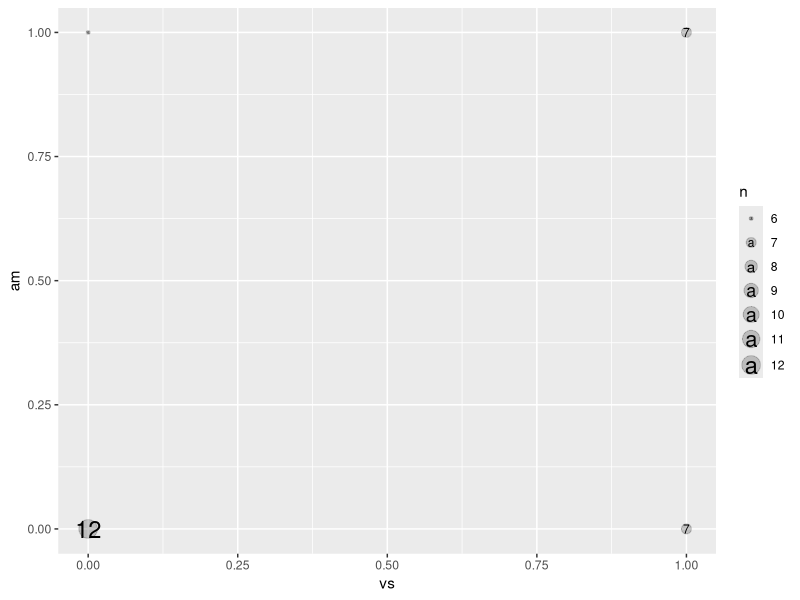
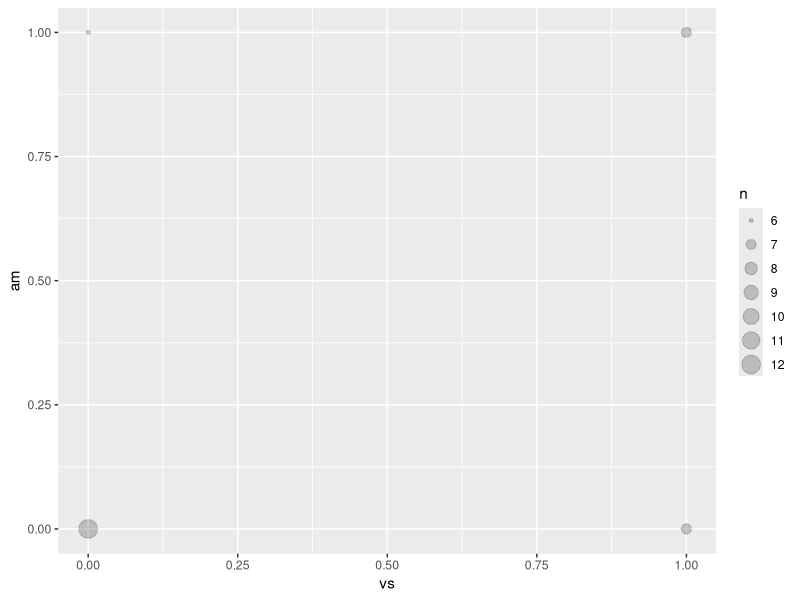
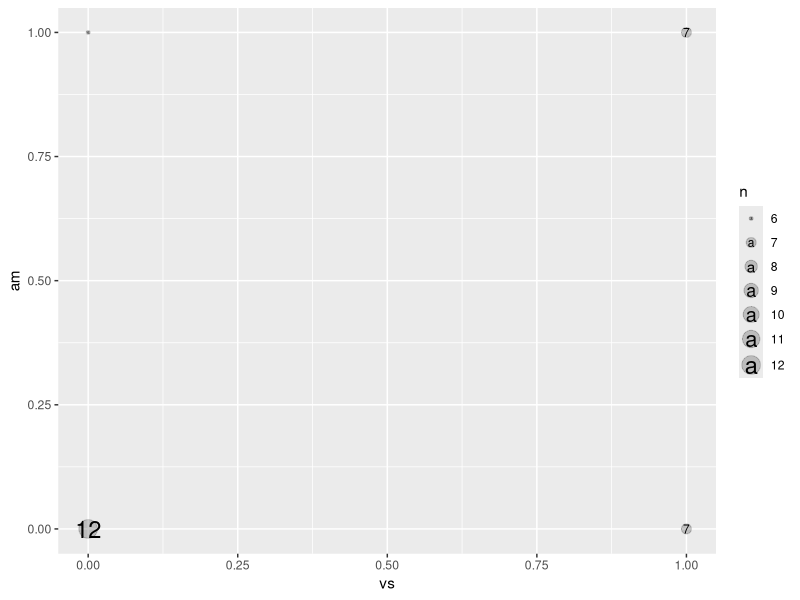
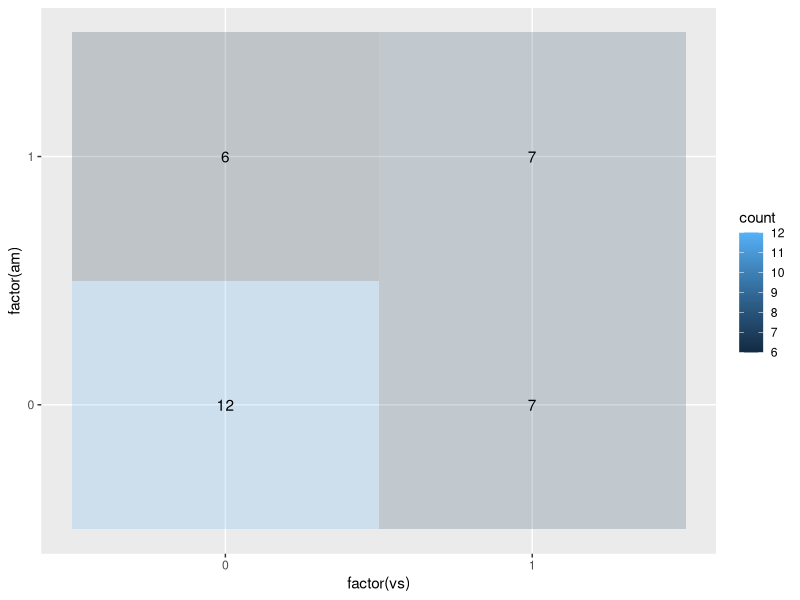
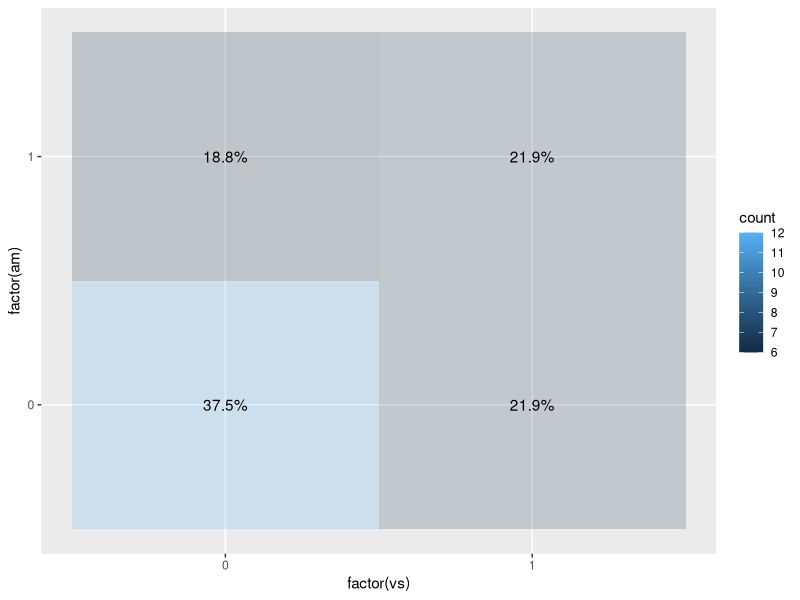
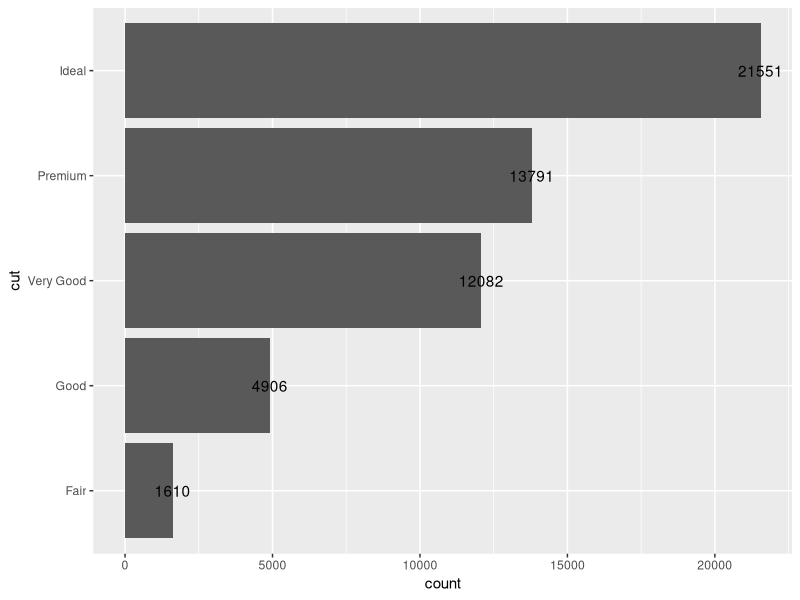
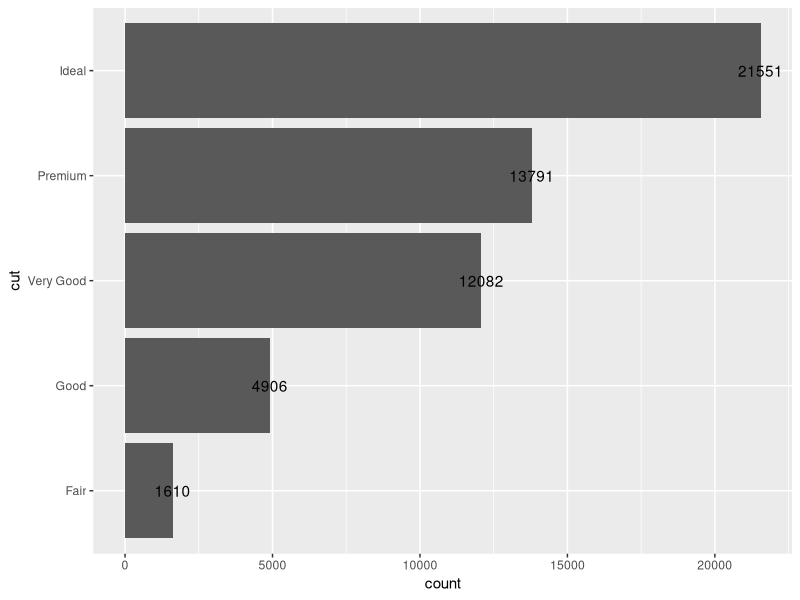
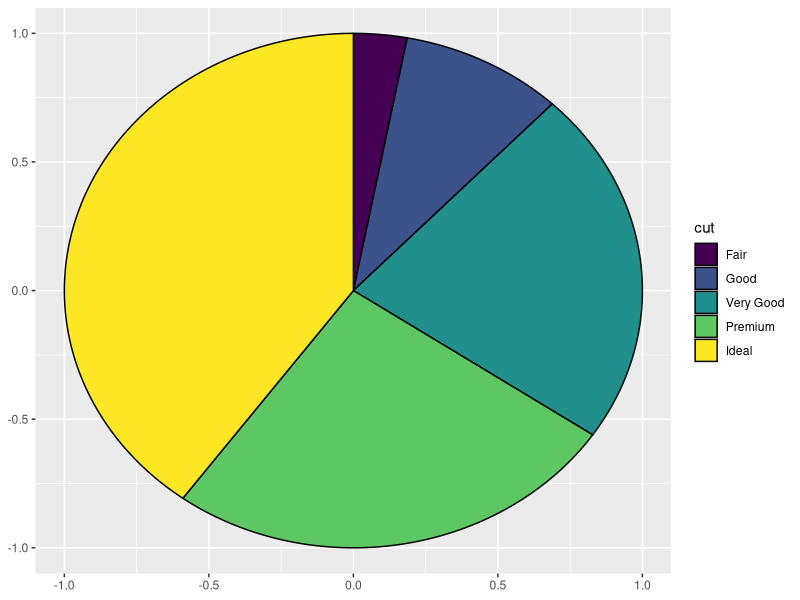

The R source for these figures, in order:
## ---- chunk 1
knitr::opts_chunk$set(echo = TRUE)
options(tidyverse.quiet = TRUE)
## ---- chunk 2
geom_barlab <- function(...){stat_count(aes(label = after_stat(count)), ...)}
geom_barlab <- function(...){stat_count(aes(label = after_stat(count), ...))}
## ---- chunk 3
library(tidyverse)
mtcars %>% 
  ggplot() + 
  aes(x = vs, y = am) + 
  stat_sum(alpha = .2) + 
  stat_sum(geom = "text", 
           aes(label = after_stat(n)))
## ---- chunk 4
geom_sum <- stat_sum

mtcars %>% 
  ggplot() + 
  aes(x = vs, y = am) + 
  geom_sum(alpha = .2)
## ---- chunk 5
StatSum$default_aes
# adding label to make it ready for 
StatSum$default_aes = aes(size = after_stat(n), 
                          weight = 1, 
                          label = after_stat(n))
geom_sum_text <- function(...){stat_sum(geom = "text", ...)}

mtcars %>% 
  ggplot() + 
  aes(x = vs, y = am) + 
  geom_sum(alpha = .2) + 
  geom_sum_text()
## ---- chunk 6
# Status quoto
mtcars %>% 
  ggplot() + 
  aes(x = factor(vs), y = factor(am)) + 
  stat_bin_2d(alpha = .2) + 
  stat_bin_2d(geom = "text", 
           aes(label = after_stat(count)))

# alias
geom_heatmap <- stat_bin2d

# add label default
StatBin2d$default_aes
StatBin2d$default_aes <- aes(weight = 1, 
                             fill = after_stat(count),
                             label = after_stat((100*count/sum(count)) %>% 
                                                  round(1) %>% 
                                                  paste0("%")))
                                            

geom_heatmap_percent <- function(...){stat_bin_2d(geom = "text", ...)}

mtcars %>% 
  ggplot() + 
  aes(x = factor(vs), y = factor(am)) + 
  geom_heatmap(alpha = .2) + 
  geom_heatmap_percent()
## ---- chunk 7
library(tidyverse)
diamonds %>% 
  ggplot() + 
  aes(y = cut) + 
  geom_bar() + 
  stat_count(geom = "text", 
             aes(label = after_stat(count)))

StatCount$default_aes
StatCount$default_aes <- aes(x = after_stat(count),
                             y = after_stat(count),
                             weight = 1,
                             label = after_stat(count),
                             percent = after_stat(100*count/sum(count)) %>% 
                               round(1) %>% 
                               paste0("%"))

geom_barlab <- function(...){stat_count(geom = "text", ...)}

diamonds %>% 
  ggplot() + 
  aes(y = cut) + 
  geom_bar() + 
  geom_barlab()

layer_data()  # wow!  percent is here.  (but we can't seem to access it)

## ---- chunk 8

library(tidyverse)
diamonds %>% 
  count(cut) %>% 
  ggplot() + 
  aes(amount = n, r0 = 0, r = 1, fill = cut, x0 = 0, y0 = 0) + 
  ggforce::stat_pie()


compute_panel_wedge <- function(data, scales, n = 360, sep = 0){
  
  # defaulting aesthetics, instead of requiring
  # data$x0 <- data$x0 %||% 0
  if(!("x0" %in% names(data))){data$x0 <- 0}
  if(!("y0" %in% names(data))){data$y0 <- 0}
  if(!("r0" %in% names(data))){data$r0 <- 0}
  if(!("r" %in% names(data))) {data$r  <- sqrt(sum(data$amount)/pi)} # area will be equal to amount
  
  # maybe change 'amount' to 'weight'?

  # piggybacking from StatPie
  ggforce::StatPie$compute_panel(data, scales = scales, n = n, sep = sep)
  
}

StatWedge <- ggplot2::ggproto(
  `_class` = 'StatWedge', 
  `_inherit` = ggplot2::Stat,
  compute_panel = compute_panel_wedge,
  required_aes = c('amount'),
  default_aes = ggplot2::aes(x0 = NULL, y0 = NULL, 
                             r0 = NULL, r = NULL, 
                             explode = NULL)
)


# Gentle modification from ggforce::GeomArcBar, changing color (was black) and fill (was NA) defaults 
GeomArcWedge <- ggplot2::ggproto('GeomArcWedge', ggforce::GeomShape,
  default_aes = ggforce:::combine_aes(ggforce::GeomShape$default_aes, 
                                      ggplot2::aes(colour = NA, fill = "grey"))
)


geom_wedge <- function(mapping = NULL, data = NULL, 
                       geom = 'arc_wedge', stat = StatWedge,
                     position = 'identity', n = 360, sep = 0, na.rm = FALSE,
                     show.legend = NA, inherit.aes = TRUE, ...) {
  layer(
    stat = stat, data = data, mapping = mapping, geom = geom,
    position = position, show.legend = show.legend, inherit.aes = inherit.aes,
    params = list(na.rm = na.rm, n = n, sep = sep, ...)
  )
}

diamonds %>% 
  count(cut) %>% 
  ggplot() + 
  aes(amount = n, fill = cut) + 
  geom_wedge() 
## ---- chunk 9
library(tidyverse)

StatCount2 <- ggproto(NULL, ggplot2::StatCount)

StatCount2$default_aes = aes(x = after_stat(count),
                             y = after_stat(count),
                             weight = 1,
                             label = after_stat(100*count/sum(count)) %>% 
                               round(1) %>% 
                               paste0("%"))

# did copy paste og stat_count and changed geom to "text" and StatCount to StatCount2

geom_bar_percent <- function (mapping = NULL, data = NULL, 
                              geom = "text", 
                              position = "stack", 
    ..., width = NULL, na.rm = FALSE, orientation = NA, show.legend = NA, 
    inherit.aes = TRUE) 
{
    params <- rlang::list2(na.rm = na.rm, orientation = orientation, 
        width = width, ...)
    layer(data = data, mapping = mapping, stat = StatCount2, geom = geom, 
        position = position, show.legend = show.legend, inherit.aes = inherit.aes, 
        params = params)
}

diamonds %>% 
  ggplot() + 
  aes(y = cut) + 
  geom_bar() +
  geom_bar_percent()
